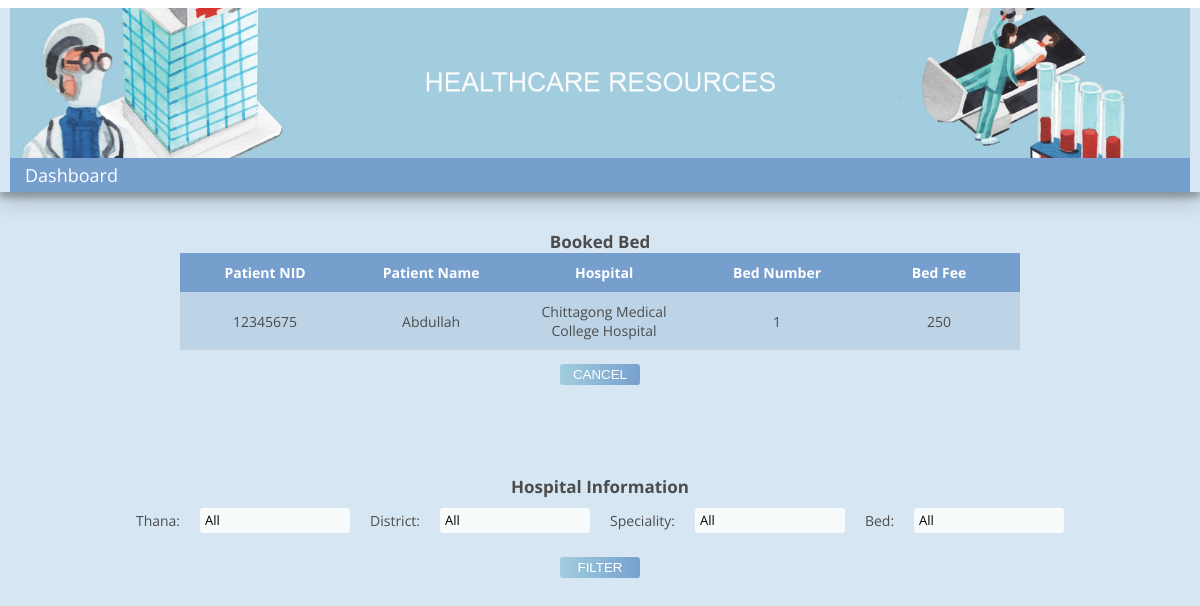
Page /Code/healthcare_resources/Book_Bed.php (signed in) on the committed database.
### tables this page shows
CREATE TABLE `reserve` (
  `User` int(13) NOT NULL,
  `Hospital` int(11) DEFAULT NULL,
  `ward` int(11) DEFAULT NULL,
  `Hospital_Bed_No` int(11) DEFAULT NULL,
  `Diagnostic_Center` int(11) DEFAULT NULL,
  `testName` varchar(50) DEFAULT NULL,
  `Date` date NOT NULL,
  `Time` time NOT NULL,
  `Fee` int(11) NOT NULL
);

CREATE TABLE `user` (
  `NID` int(13) NOT NULL,
  `Password` varchar(20) NOT NULL,
  `Name` varchar(50) NOT NULL,
  `Gender` varchar(10) NOT NULL,
  `Birth_Date` date NOT NULL,
  `Age` int(3) NOT NULL,
  `Address` text NOT NULL,
  `Phone` int(11) NOT NULL
);

CREATE TABLE `hospital` (
  `hCode` int(11) NOT NULL,
  `Name` varchar(50) NOT NULL,
  `Speciality` varchar(50) NOT NULL,
  `Road No.` text NOT NULL,
  `Thana` varchar(50) NOT NULL,
  `District` varchar(50) NOT NULL,
  `Contact` int(11) NOT NULL,
  `Available_Beds` int(11) NOT NULL,
  `Bed_Amount` int(11) NOT NULL,
  `Bed_Fee` int(11) NOT NULL
);

### Code/healthcare_resources/Book_Bed.php (the view, shortened to what this page needs)
<html>
<head>
<link rel="stylesheet" href="css/book_bed.css">
</head>
<body>
<div id="container">
	<div id="nav-parent">
		<img id="bannerpic" src="images/banner.png">
		<div class="nav">
		<a href="dashboard.php" style="font-size: 18px;padding: 10px;">Dashboard</a>
		</div>
	</div>
	<div class="paper2">
			<form action="" method="post">
			<?php
			require_once('dbconnect.php');
			$n = $_SESSION['n'];
			$sql = "SELECT * FROM reserve WHERE user = $n AND hospital_bed_no IS NOT NULL;";
			$result = mysqli_query($conn, $sql);
			if(mysqli_num_rows($result) !=0 ){
			?>
			<br><br>
			<b><center style="font-size: 17px;">Booked Bed</center></b>
				<?php if (isset($_SESSION['l']) && $_SESSION['l']=='true'){
				require_once('dbconnect.php');
				if(isset($_SESSION['n'])){
				$sql = "select a.user, c.name, b.name, a.hospital_bed_no, b.bed_fee FROM reserve a, Hospital b, user c WHERE a.user = $n AND a.hospital = b.hcode AND c.NID = $n;";
				$result = mysqli_query($conn, $sql);
				if(mysqli_num_rows($result) !=0 ){
				while($row = mysqli_fetch_array($result)){?>
				<table  border="0" rules="none" class="query center tdequal result" id="result" style="border-collapse: collapse;text-align:center; font-size: 14px;" border="1" width="70%">
				<tr><th>Patient NID</th><th>Patient Name</th><th>Hospital</th><th>Bed Number</th><th>Bed Fee</th></tr>
				<tr><td><?php echo $row[0]; ?></td><td><?php echo $row[1]; ?></td><td><?php echo $row[2]; ?> </td><td><?php echo $row[3]; ?> </td><td><?php echo $row[4]; ?> </td></tr>
				<?php } ?>
				<tr style="background-color:transparent;"><td colspan="5"><center><button type="submit" name="delete_bed" class="loginbtn btn-1 btn">Cancel</button></center></td></tr>
				<?php
				}else{echo $sql; ?>
				<tr><td><center>No previous booking found</center></td></tr>
				<?php }}} ?>
				</table>
				<br>
				</form><?php
			} ?>
			<br><br><br>
			<form action="" method="post">
			<b><center style="font-size: 17px;">Hospital Information</center></b>
				<table border="0" style="border-collapse: collapse;" class="query center">
				<tr>
				<td><label>Thana:</label></td>
				<td>
						<select height="10px;" name="thana" id="thana">
						<option value="All" <?php if (isset($_POST['hosquery'])&& $_POST['thana'] == 'All'){ echo "selected";} ?>>All</option>
						</select>
				</td>
				<td><label>District:</label></td>
				<td>
						<select height="10px;" name="district" id="district">
						<option value="All" <?php if (isset($_POST['hosquery'])&& $_POST['district'] == 'All'){ echo "selected";} ?>>All</option>
						</select>
				</td>
					<td><label>Speciality:</label></td>
					<td>
						<select name="dept" id="dept">
						<option value="All" <?php if (isset($_POST['hosquery'])&& $_POST['dept'] == 'All'){ echo "selected";} ?>>All</option>
						</select>
					</td>
					<td><label>Bed:</label></td>
					<td>
						<select name="bed" id="bed">
						<option value="All" <?php if (isset($_POST['hosquery'])&& $_POST['bed'] == 'All'){ echo "selected";} ?>>All</option>
						</select>
					</td>
				</tr>
				<tr><td colspan="8"><center><button type="submit" value="hospitalq" name="hosquery" class="loginbtn btn-1 btn">Filter</center></button></td></tr>
			</table>
			</form>
			<br>
	</div>
	<br>
</body>
</html>

### Code/healthcare_resources/css/book_bed.css (style rules this page uses)
body { --background-color: #d6e2e9; font-family: "Open Sans"; font-size: 14px; color: #4C4C4C; }
label { font-size: 14px; }
select { width: 150px; padding: 5px; }
a { text-decoration: None; color: white; }
button { background-color: #769FCD; border: none; color: white; padding: 5px 10px; text-align: center; text-decoration: none; display: inline-block; margin: 4px 2px; cursor: pointer; }
th,tr { padding: 10px; }
form { margin:0px; padding:0px; display:inline; }
#bannerpic { height: 150px; width: 100%; object-fit: cover; object-position: 50% 50%; }
#container { width: 100%; font-size: 14px; --background-color: #bcd4e6; background-color: #D6E6F2; height: 98vh; overflow: auto; margin: auto; position: absolute; top: 50%; left: 50%; -ms-transform: translate(-50%, -50%); transform: translate(-50%, -50%); }
#nav-parent { height: auto; width: 100%; object-fit: cover; object-position: 50% 30%; padding: 0px 10px 0px 10px; position: -webkit-sticky; position: sticky; top: 0px; box-shadow: rgba(0, 0, 0, 0.19) 0px 10px 20px, rgba(0, 0, 0, 0.23) 0px 6px 6px; z-index: 5; }
.center { margin-left: auto; margin-right: auto; padding: 10px; }
.tdequal td { width: 80px; }
.query td { padding: 10px; }
.nav { outline: white; padding: 5px; background-color: #769FCD; height: auto; object-fit: cover; width: 100%; margin: auto; }
.result th { background-color: #769FCD; color: #ffffff; }
.result tr:nth-of-type(odd) { background-color: #F7FBFC; }
.result tr:nth-of-type(even) { background-color: #bcd4e6; }
.query button { width: 80px; padding: 3px; }
.loginbtn { width: 295px; background-color: #769FCD; border: none; color: white; padding: 7px 10px; text-align: center; text-decoration: none; display: inline-block; margin: 4px 2px; cursor: pointer; border-radius: 0.25em; }
.btn-1 { background-image: linear-gradient(to right, #a1cdde 0%, #769FCD 51%, #a1cdde 100%); }
.btn { text-align: center; text-transform: uppercase; transition: 0.5s; background-size: 200% auto; color: white; }
* { box-sizing: border-box; }
html { --scrollbarBG: #d6e2e9; --thumbBG: #F7FBFC; }
body { scrollbar-width: thin; scrollbar-color: var(--thumbBG) var(--scrollbarBG); }

### rows in the picture
reserve: User "12345675", User.Name "Abdullah", Hospital.Name "Chittagong Medical College Hospital", Hospital_Bed_No "1", Hospital.Bed_Fee "250"
